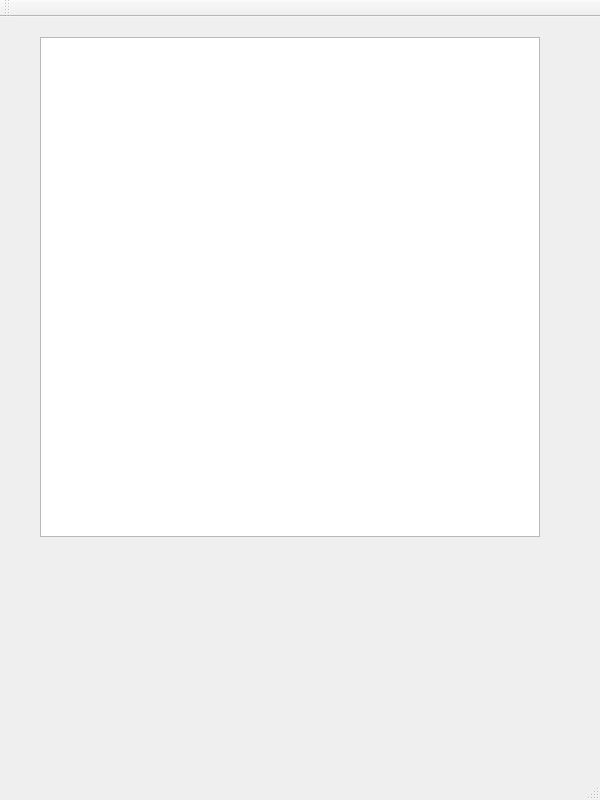
<?xml version="1.0" encoding="UTF-8"?>
<ui version="4.0">
 <class>MainWindow</class>
 <widget class="QMainWindow" name="MainWindow">
  <property name="geometry">
   <rect>
    <x>0</x>
    <y>0</y>
    <width>600</width>
    <height>800</height>
   </rect>
  </property>
  <property name="windowTitle">
   <string>MainWindow</string>
  </property>
  <widget class="QWidget" name="centralWidget">
   <widget class="QGraphicsView" name="display">
    <property name="geometry">
     <rect>
      <x>40</x>
      <y>20</y>
      <width>500</width>
      <height>500</height>
     </rect>
    </property>
    <property name="sizePolicy">
     <sizepolicy hsizetype="Fixed" vsizetype="Fixed">
      <horstretch>0</horstretch>
      <verstretch>0</verstretch>
     </sizepolicy>
    </property>
    <property name="maximumSize">
     <size>
      <width>500</width>
      <height>500</height>
     </size>
    </property>
    <property name="verticalScrollBarPolicy">
     <enum>Qt::ScrollBarAlwaysOff</enum>
    </property>
    <property name="horizontalScrollBarPolicy">
     <enum>Qt::ScrollBarAlwaysOff</enum>
    </property>
   </widget>
  </widget>
  <widget class="QMenuBar" name="menuBar">
   <property name="geometry">
    <rect>
     <x>0</x>
     <y>0</y>
     <width>600</width>
     <height>20</height>
    </rect>
   </property>
  </widget>
  <widget class="QToolBar" name="mainToolBar">
   <attribute name="toolBarArea">
    <enum>TopToolBarArea</enum>
   </attribute>
   <attribute name="toolBarBreak">
    <bool>false</bool>
   </attribute>
  </widget>
  <widget class="QStatusBar" name="statusBar"/>
 </widget>
 <layoutdefault spacing="6" margin="11"/>
 <resources/>
 <connections/>
</ui>
